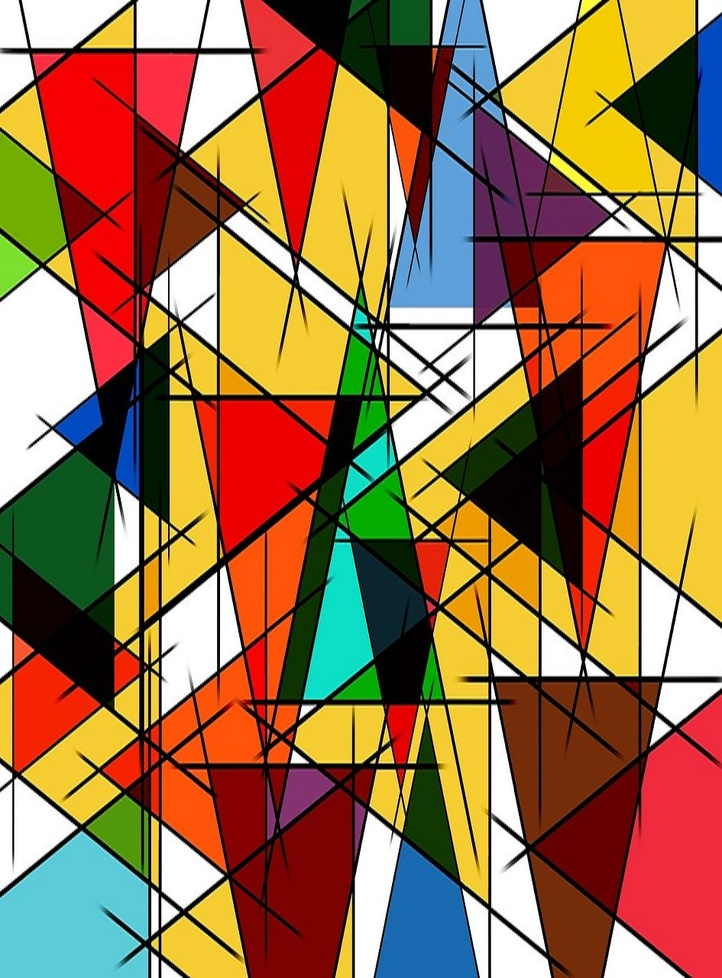
#> input picture image01.jpg, 722 x 978 px, shrunk from 945 x 1280 before the run
$ python opencv-example09.py
#> lines starting #> are read from the running program, lines starting #| are printed output that depends on the picture
import cv2
import matplotlib.pyplot as plt

# 이미지 합치기
# 1. cv2.add() : Saturation 연산을 수행(0보다 작으면 0, 255보다 크면 255로 표현)
# 2. np.add() : Modulo 연산을 수행(256은 0, 257은 1로 표현)
# np.add는 잘 사용하지 않음

image_1 = cv2.imread('image01.jpg')
#> image_1 is the input picture: shape (978, 722, 3); mean B, G, R 75.5, 114.5, 155.3
image_2 = cv2.imread('image02.jpg')
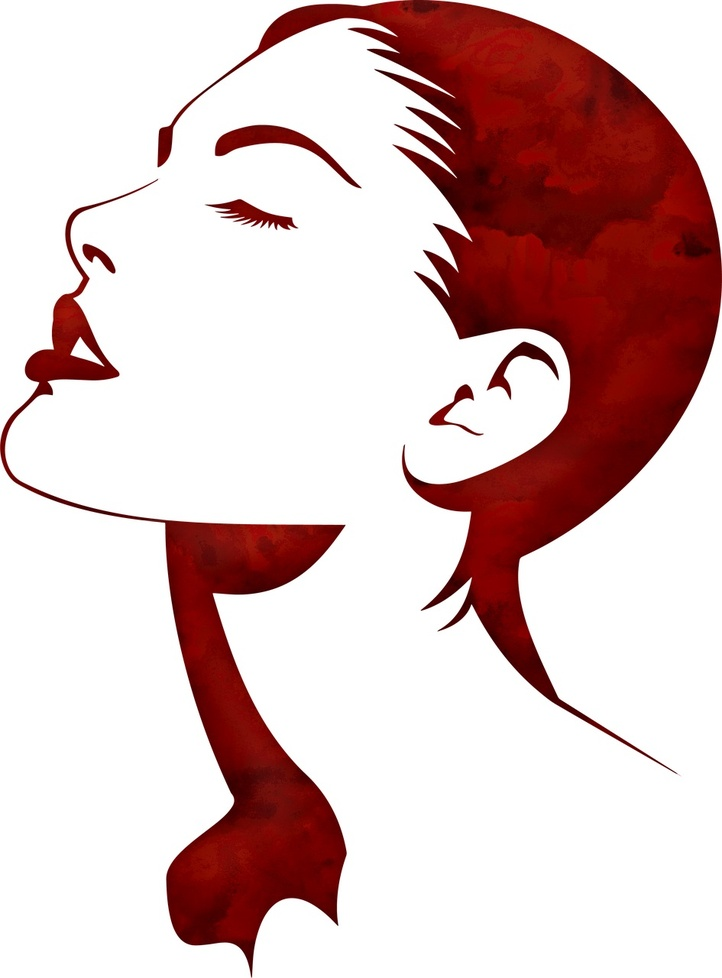
#> input picture image02.jpg, 722 x 978 px, shrunk from 945 x 1280 before the run
#> image_2 is the input picture: shape (978, 722, 3); mean B, G, R 192.3, 192.8, 219.3

result = cv2.add(image_1, image_2)
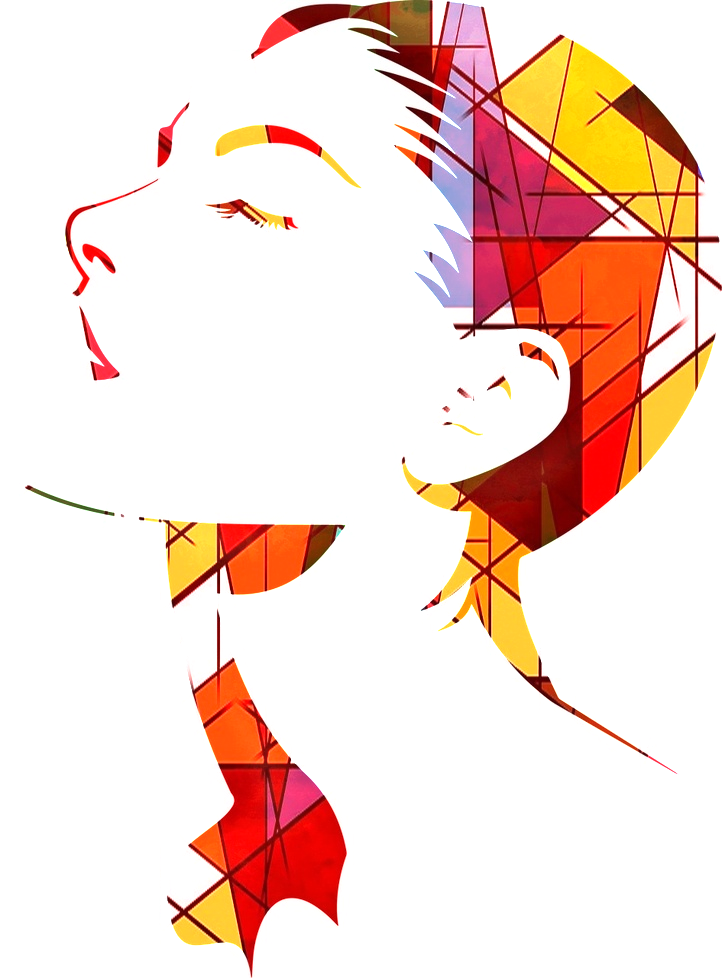
#> result: shape (978, 722, 3); mean B, G, R 209.4, 219, 245.1
plt.imshow(cv2.cvtColor(result, cv2.COLOR_BGR2RGB))
plt.show()

result = image_1 + image_2
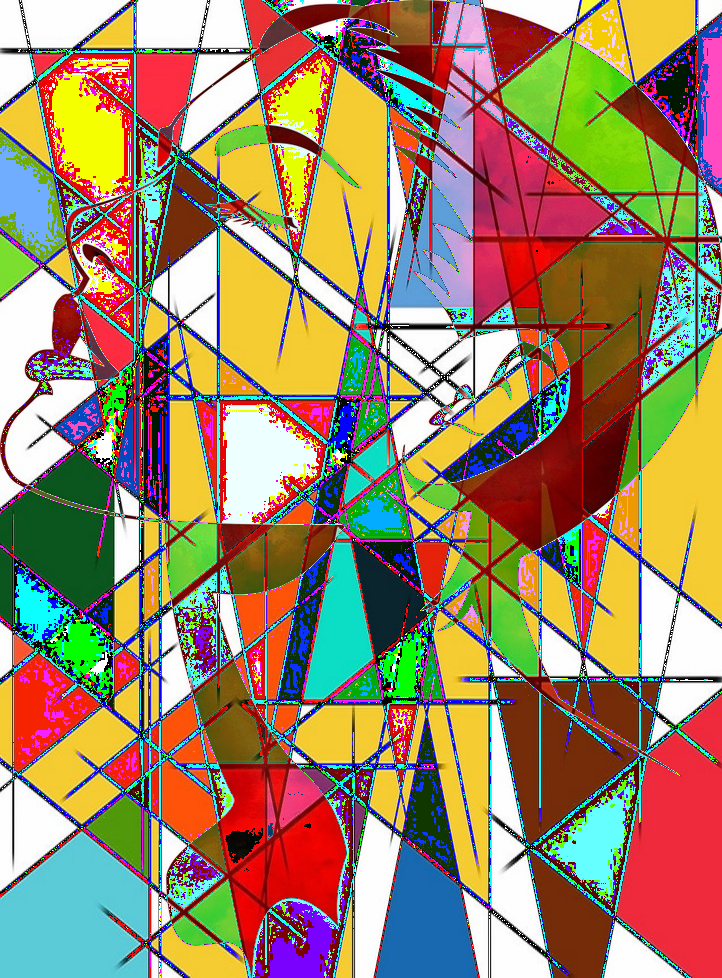
#> result: shape (978, 722, 3); mean B, G, R 102.6, 132.7, 155.4
plt.imshow(cv2.cvtColor(result, cv2.COLOR_BGR2RGB))
plt.show()
